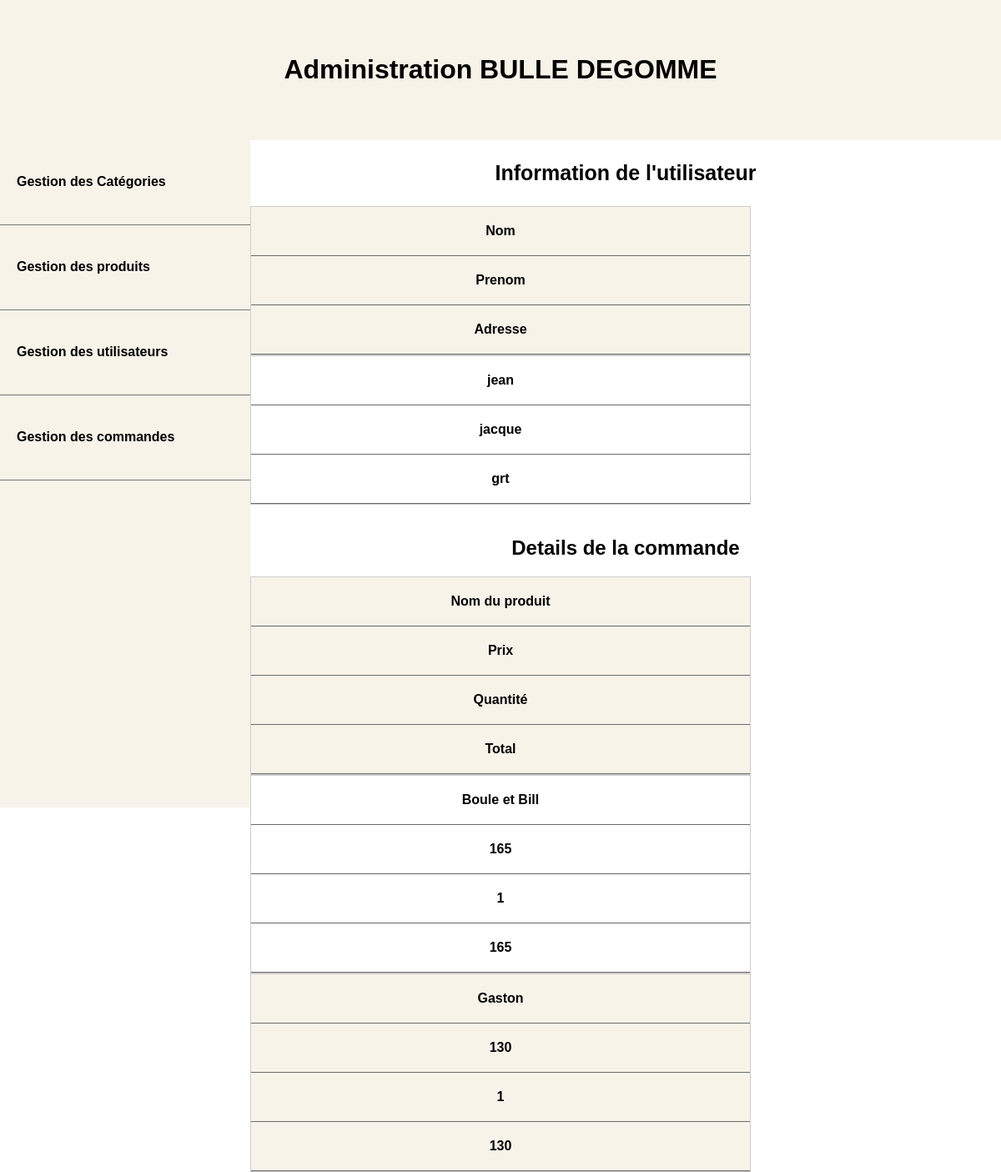
/admin/index.php?controller=orders&action=details&id=52, run on the app's committed database.
### tables this page shows
CREATE TABLE IF NOT EXISTS `orders` (
  `id` int(11) NOT NULL AUTO_INCREMENT,
  `user_id` int(11) NOT NULL,
  `delivery_address` varchar(255) NOT NULL,
  `date` datetime NOT NULL DEFAULT CURRENT_TIMESTAMP,
  PRIMARY KEY (`id`)
);

CREATE TABLE IF NOT EXISTS `users` (
  `id` int(11) NOT NULL AUTO_INCREMENT,
  `last_name` varchar(255) NOT NULL,
  `first_name` varchar(255) NOT NULL,
  `email` varchar(255) NOT NULL,
  `password` varchar(255) NOT NULL,
  `is_admin` tinyint(1) DEFAULT '0',
  PRIMARY KEY (`id`)
);

CREATE TABLE IF NOT EXISTS `order_products` (
  `id` int(11) NOT NULL AUTO_INCREMENT,
  `name` varchar(255) NOT NULL,
  `price` float NOT NULL,
  `quantity` int(11) NOT NULL,
  `order_id` int(11) NOT NULL,
  PRIMARY KEY (`id`),
  KEY `orders_order_id` (`order_id`)
);

### admin/models/Order.php (called while the page is built, shortened)
<?php
function getOrderAndUserInformation($order_id)
{
    $db = dbConnect();
    $query = $db->prepare('SELECT orders.id, orders.date, orders.delivery_address, users.first_name, users.last_name, users.email
FROM orders
JOIN users ON orders.user_id = users.id
WHERE orders.id= :order_id');
    $query->execute(['order_id' => $order_id]);
    $result = $query->fetch();
    return $result;
}
function getOrderProducts ($order_id) {
    $db = dbConnect();
    $query = $db->prepare('SELECT * FROM order_products WHERE order_products.order_id = :order_id');
    $query->execute(['order_id' => $order_id]);
    $result = $query->fetchAll();
    return $result;
}

### admin/views/orderDetail.php (the view, shortened to what this page needs)
<?php require ('partials/header.php'); ?>
<?php require 'partials/head_assets.php'; ?>
<?php require ('partials/menu.php'); ?>
<div class="content">
    <h3>Information de l'utilisateur</h3>
    <table>
        <tr>
            <th>Nom </th>
            <th>Prenom</th>
            <th>Adresse</th>
        </tr>
        <tr>
            <th><?=  htmlspecialchars($order_user_info['first_name']) ?></th>
            <th><?= htmlspecialchars($order_user_info['last_name']) ?></th>
            <th><?= htmlspecialchars($order_user_info['delivery_address']) ?></th>
        </tr>
    </table>
<br>
    <h2>Details de la commande </h2>
    <table>
        <tr>
            <th>Nom du produit</th>
            <th>Prix</th>
            <th>Quantité</th>
            <th>Total</th>
        </tr>
        <?php foreach($order_details as $order_detail): ?>
        <tr>
            <th><?= htmlspecialchars($order_detail['name']) ?></th>
            <th><?= htmlspecialchars($order_detail['price']) ?></th>
            <th><?= htmlspecialchars($order_detail['quantity']) ?></th>
            <th><?= htmlspecialchars($order_detail['quantity'] * $order_detail['price']) ?></th>
        </tr>
        <?php endforeach; ?>
    </table>
</div>
</body>
</html>

### admin/style.css (style rules this page uses)
h3 { color: black; text-align: center; font-size: 25px; font-weight: bold; }
table { border-collapse: collapse; width: 50%; margin: auto; }
tr:nth-of-type(odd) { background: #F8F3E9; }
th { color: black; font-weight: bold; }
td, th { padding: 20px 20px 20px 20px; border-bottom: 1px solid dimgrey; text-align: center; }
@media only screen and (max-width: 760px),
(min-device-width: 768px) and (max-device-width: 1024px) { table, thead, tbody, th, td, tr { display: block; } }
@media only screen and (max-width: 760px),
(min-device-width: 768px) and (max-device-width: 1024px) { tr { border: 1px solid #ccc; } }
.content { text-align: center; }

### data on the page
orders: user.first_name "jean", user.last_name "jacque", delivery_address "grt"
order_products: name "Boule et Bill", price "165", quantity "1", $order_detail['quantity']*$order_detail['price'] "165"
order_products: name "Gaston", price "130", quantity "1", $order_detail['quantity']*$order_detail['price'] "130"
